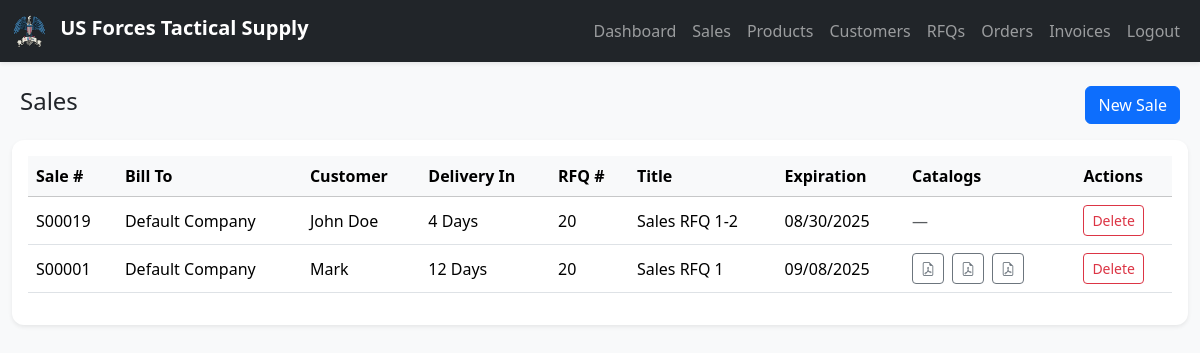
Page /modules/sales.php (signed in) on the committed database.
### tables this page shows
CREATE TABLE `sales` (
  `id` int(11) NOT NULL,
  `code` varchar(20) DEFAULT NULL,
  `bill_to` varchar(255) NOT NULL,
  `customer_id` int(11) NOT NULL,
  `delivery_in` varchar(255) DEFAULT NULL,
  `rfq_id` int(11) DEFAULT NULL,
  `title` varchar(255) DEFAULT NULL,
  `expiration` date DEFAULT NULL,
  `created_at` timestamp NOT NULL DEFAULT current_timestamp()
);

CREATE TABLE `customers` (
  `id` int(11) NOT NULL,
  `code` varchar(20) DEFAULT NULL,
  `name` varchar(100) NOT NULL,
  `company` varchar(150) DEFAULT NULL,
  `email` varchar(100) DEFAULT NULL,
  `phone` varchar(50) DEFAULT NULL,
  `tax_id` varchar(50) DEFAULT NULL,
  `address` text DEFAULT NULL,
  `created_at` timestamp NOT NULL DEFAULT current_timestamp()
);

### modules/sales.php (the view, shortened to what this page needs)
<?php
include("../templates/header.php");
include("../templates/navbar.php");
include("../includes/auth.php");
$sales = mysqli_query($conn, "
    SELECT s.*, c.name AS customer
    FROM sales s
    JOIN customers c ON s.customer_id = c.id
    ORDER BY s.id DESC
");
?>
<div class="container-fluid mt-4">
    <div class="d-flex justify-content-between align-items-center mb-3 px-2">
        <h4>Sales</h4>
        <a href="sales_add.php" class="btn btn-primary">New Sale</a>
    </div>
    <div class="card shadow-sm border-0">
        <div class="card-body">
            <div class="table-responsive">
                <table class="table table-hover align-middle">
                    <thead class="table-light">
                        <tr>
                            <th>Sale #</th>
                            <th>Bill To</th>
                            <th>Customer</th>
                            <th>Delivery In</th>
                            <th>RFQ #</th>
                            <th>Title</th>
                            <th>Expiration</th>
                            <th>Catalogs</th>
                            <th>Actions</th>
                        </tr>
                    </thead>
                    <tbody>
                        <?php while ($s = mysqli_fetch_assoc($sales)) { ?>
                            <tr onclick="window.location='sales_edit.php?id=<?= $s['id'] ?>'">
                                <td>
                                    <?= htmlspecialchars($s['code']) ?>
                                </td>
                                <td><?= htmlspecialchars($s['bill_to']) ?></td>
                                <td><?= htmlspecialchars($s['customer']) ?></td>
                                <td><?= htmlspecialchars($s['delivery_in']) ?></td>
                                <td><?= htmlspecialchars($s['rfq_id']) ?></td>
                                <td><?= htmlspecialchars($s['title']) ?></td>
                                <td><?= date("m/d/Y", strtotime($s['expiration'])) ?></td>
                                <td>
                                    <?php
                                    $lines = mysqli_query(
                                        $conn,
                                        "
                                        SELECT sl.catalog_file
                                        FROM sale_lines sl
                                        WHERE sl.sale_id = " . intval($s['id'])
                                    );
                                    $catalogs = [];
                                    while ($l = mysqli_fetch_assoc($lines)) {
                                        if (!empty($l['catalog_file'])) {
                                            $catalogs[] = $l['catalog_file'];
                                        }
                                    }
                                    if (count($catalogs) > 0) {
                                        foreach ($catalogs as $i => $file) {
                                            echo '<a href="../' . htmlspecialchars($file) . '" target="_blank"
                                                    class="btn btn-sm btn-outline-secondary me-2"
                                                    title="View Catalog ' . ($i + 1) . '">
                                                    <i class="bi bi-file-earmark-pdf"></i>
                                                  </a>';
                                         }
                                    } else {
                                        echo '<span class="text-muted">—</span>';
                                    }
                                    ?>
                                </td>
                                <td>
                                    <a href="sales_delete.php?id=<?= $s['id'] ?>" class="btn btn-sm btn-outline-danger"
                                        onclick="return confirm(\'Delete this sale?\')">Delete</a>
                                </td>
                            </tr>
                        <?php } ?>
                    </tbody>
                </table>
            </div>
        </div>
    </div>
</div>
<?php include("../templates/footer.php"); ?>

### assets/style.css (style rules this page uses)
body { font-family: 'Segoe UI', Tahoma, sans-serif; }
.card { border-radius: 12px; }

### rows in the picture
sales: code "S00019", bill_to "Default Company", customer.name "John Doe", delivery_in "4 Days", rfq "20", title "Sales RFQ 1-2", expiration "08/30/2025"
sales: code "S00001", bill_to "Default Company", customer.name "Mark", delivery_in "12 Days", rfq "20", title "Sales RFQ 1", expiration "09/08/2025"
